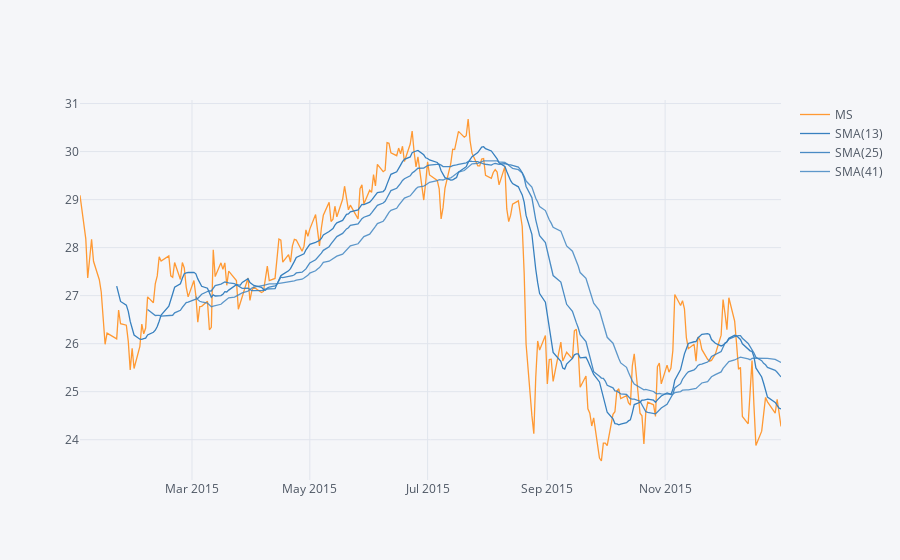

Source (notebook cell):
### Markdown cell above
**Using .ta_plot(study='sma') to create a Simple Moving Averages plot of Morgan Stanley for the year 2015.**

### Code cell
bank_stocks.loc['2015-01-01':'2015-12-31','MS']['Close'].ta_plot(study='sma',periods=[13,25,41])

### Figure 1 — Plotly figure (JSON) as saved in the notebook; plotly's stock layout.template omitted (floating-point values rounded to 4 significant figures; data arrays with more than 128 entries replaced by an {"elided": "..."} marker saying what was removed)
{"data": [{"line": {"color": "rgba(255, 153, 51, 1.0)", "dash": "solid", "shape": "linear", "width": 1.3}, "mode": "lines", "name": "MS", "text": "", "type": "scatter", "x": {"elided": "252 str values"}, "y": {"elided": "252 float values"}}, {"line": {"color": "rgba(55, 128, 191, 1.0)", "dash": "solid", "shape": "linear", "width": 1.3}, "mode": "lines", "name": "SMA(13)", "text": "", "type": "scatter", "x": {"elided": "252 str values"}, "y": {"elided": "252 mixed values"}}, {"line": {"color": "rgba(55, 128, 191, 0.8999999999999999)", "dash": "solid", "shape": "linear", "width": 1.3}, "mode": "lines", "name": "SMA(25)", "text": "", "type": "scatter", "x": {"elided": "252 str values"}, "y": {"elided": "252 mixed values"}}, {"line": {"color": "rgba(55, 128, 191, 0.7999999999999998)", "dash": "solid", "shape": "linear", "width": 1.3}, "mode": "lines", "name": "SMA(41)", "text": "", "type": "scatter", "x": {"elided": "252 str values"}, "y": {"elided": "252 mixed values"}}], "layout": {"legend": {"bgcolor": "#F5F6F9", "font": {"color": "#4D5663"}}, "paper_bgcolor": "#F5F6F9", "plot_bgcolor": "#F5F6F9", "title": {"font": {"color": "#4D5663"}}, "xaxis": {"gridcolor": "#E1E5ED", "showgrid": true, "tickfont": {"color": "#4D5663"}, "title": {"font": {"color": "#4D5663"}, "text": ""}, "zerolinecolor": "#E1E5ED"}, "yaxis": {"gridcolor": "#E1E5ED", "showgrid": true, "tickfont": {"color": "#4D5663"}, "title": {"font": {"color": "#4D5663"}, "text": ""}, "zerolinecolor": "#E1E5ED"}}}
